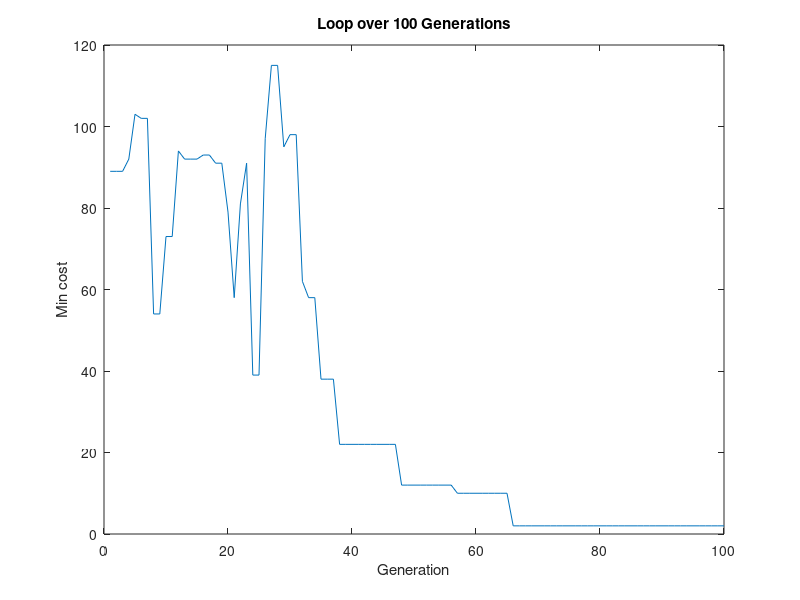

This chart was generated by the following MATLAB code:
%%initialization 
generations=100;
population=6;
gens=4;
crossover_rate=0.25;
disp("*********************************start*************************************");
chromosme = [2     5    17     1
            10     4    13    14
            12     5    23     2
            20     4    13    14
            10     5    18     3
            20     1    10     6];
            chromosme=randi([0, 30], population, gens);
plt=[];
generations_loop=[];
for loop=1:generations
            a=chromosme(:, 1)';
            b=chromosme(:, 2)';
            c=chromosme(:, 3)';
            d=chromosme(:, 4)';
            F_obj=abs((a + 2*b + 3*c + 4*d) - 30)';
            %%
            %SELECTION
            fitness=1./(1+F_obj(:,1));
            total=sum(fitness);
            p=fitness./total;
            commulated=zeros(1,population);
            %roulette wheel
            for i = 1:length(p)
                z=0;
                for j=1:i
                 z=z+(p(j));
                end
                commulated(i) =z ;
            end
            commulated=commulated';
            R = rand(population, 1);
%           R=[0.201, 0.284,0.099,0.822,0.398,0.501]';
            new_c=zeros(population,gens);
            for i = 1:population
                    for j = 1:population
                        if ((j+1<population+1))
                           if R(i)>commulated(j) && R(i)<commulated(j+1)
                              new_c(i,:)=chromosme(j+1,:);
                              break;
                           end
                        new_c(i,:)=chromosme(1,:); 
                        else
                            new_c(i,:)=chromosme(1,:) ;
                        end
                    end
            
            end
            % select Chromosome 
            chromosme=new_c;
%%
            %cross over
            k = 1;
            numParents=0
%            generate random number 
            R=rand(population,1)
%           R=[0.191,0.259,0.760,0.006,0.159,0.340];
            parents=[];
            chrom_number=[];
             %First we generate a random number R as the number of population.
             %Chromosome k will be selected as a parent if R[k]<Ïc 
            while k < population
                if R(k) < crossover_rate
                    parent = chromosme(k,:);
                    parents = [parents; chromosme(k,:)]; 
                    disp(['Selected Chromosome ', num2str(k), ' as parent']);
                    chrom_number = [chrom_number; k]; 
                    numParents=numParents+1;
            
                end
                k = k + 1;
            end
            
            %we make crossover in circular way 1->4 4->5  5->1
            
            crossover_point=randi([1, gens-1],1,numParents);
%           crossover_point=[1,1,2];
            
            offsprings=zeros(numParents,gens);
%            we make crossover in circular way 1->4 4->5  5->1
            for i = 1:numParents
                parent1 = parents(i, :);
                parent2 = parents(mod(i, numParents)+1, :);
                
                offsprings(i, :) = [parent1(1:crossover_point(i)), parent2(crossover_point(i)+1:end)];
                chromosme(chrom_number(i),:)=offsprings(i, :);
            end    
            %%
            %mutation
            mutation_rate=0.1;
            total_gen = gens *population;
            number_of_mutations=floor(total_gen*mutation_rate);
            mutation_number=randi([0,30 ],number_of_mutations,1);
%           mutation_number=[2,5];
            mut_pos=randi([1,total_gen],number_of_mutations,1);
%           mut_pos=[12,18];
            mut_chr=ceil(mut_pos./4);
            mut_gen_reversed=mut_chr.*gens-mut_pos;
            mut_gen=4-mut_gen_reversed;
            for z=1:number_of_mutations
                chromosme(mut_chr(z),mut_gen(z))=mutation_number(z);
            end
            a=chromosme(:, 1)';
            b=chromosme(:, 2)';
            c=chromosme(:, 3)';
            d=chromosme(:, 4)';
            Z_obj=abs((a + 2.*b + 3.*c + 4.*d)-30)
            plt(loop) = [min(Z_obj)];
            generations_loop(loop)=[loop];
            
end

% Plot the vector
figure;
plot(generations_loop, plt);  % Plot with blue color and circle markers

% Add labels and title to the plot
xlabel('Generation');
ylabel('Min cost');
titleString = ['Loop over ', num2str(generations),' Generations'];
title(titleString);
